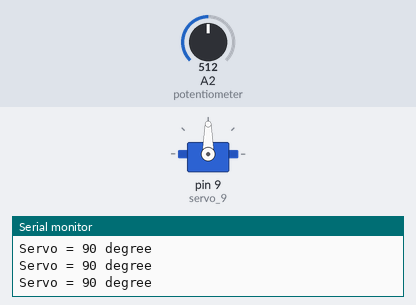
A sketch run on a simulated Arduino Uno, built with avr-gcc and run on an emulated ATmega328P. Parts: servo, the last lines printed to the serial monitor. The inputs (shaded band) are chosen by the test bench; at power-on: A2 (potentiometer) = 512.

Above: at 1.2 s.
1.3 s: A2 (potentiometer) set to 561
At 1.6 s:
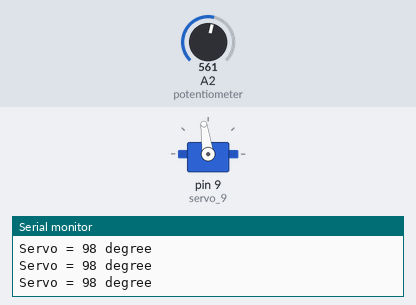
4.3 s: A2 (potentiometer) set to 582
At 5.2 s:
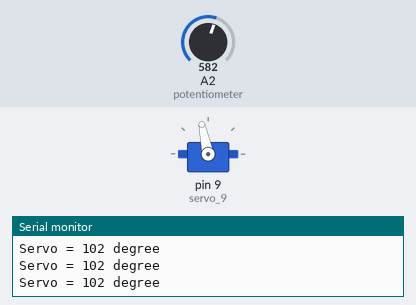
5.8 s: A2 (potentiometer) set to 306
At 6.2 s:
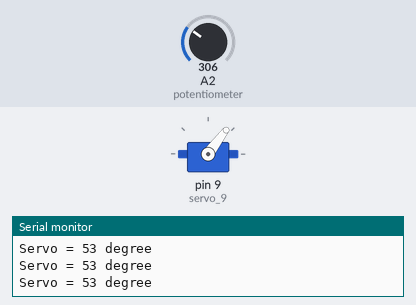
7.3 s: A2 (potentiometer) set to 62
At 8.5 s:
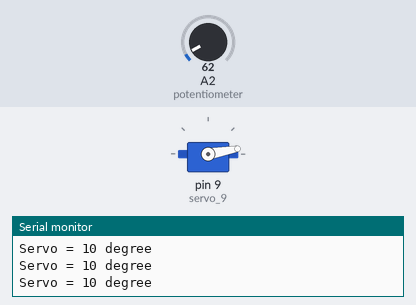
8.8 s: A2 (potentiometer) set to 51
At 9.8 s:
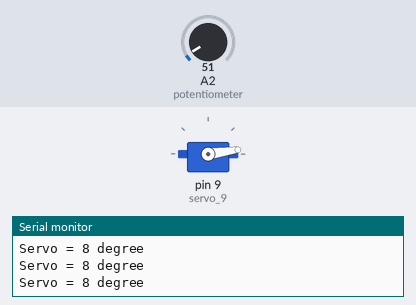
10.3 s: A2 (potentiometer) set to 122
At 10.9 s:
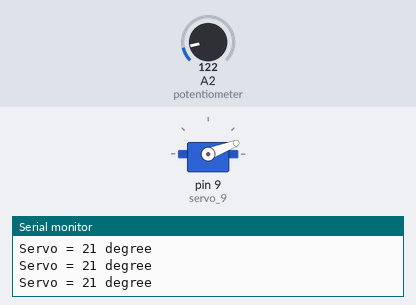
Timing chart, 0 to 12.8 s (numbered marks = the images above; inputs shaded):
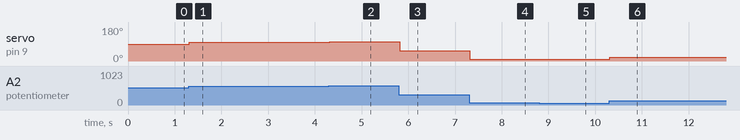

Measured:
- after the input at 1.3 s, servo on pin 9 (servo_9): 90° → 98° at once
- after the input at 4.3 s, servo on pin 9 (servo_9): 98° → 102° at once
- after the input at 5.8 s, servo on pin 9 (servo_9): 102° → 53° at once
- after the input at 7.3 s, servo on pin 9 (servo_9): 53° → 10° at once
- after the input at 8.8 s, servo on pin 9 (servo_9): 10° → 8° at once
- after the input at 10.3 s, servo on pin 9 (servo_9): 8° → 21° at once

The sketch:

potentiometer-angular-position.ino
```cpp
#include<Servo.h>


Servo servo_9;
const byte potentiometer =A2;

int pot_value;

void setup()
{
  servo_9.attach(9);
  Serial.begin(9600);
}

void loop()
{
  pot_value = analogRead(potentiometer);
  int servo_value = map(pot_value, 0, 1023, 0, 180);
  servo_9.write(servo_value);
  Serial.print("Servo = ");
  Serial.print(servo_value);
  Serial.println(" degree");
  delay(15);
}
```
